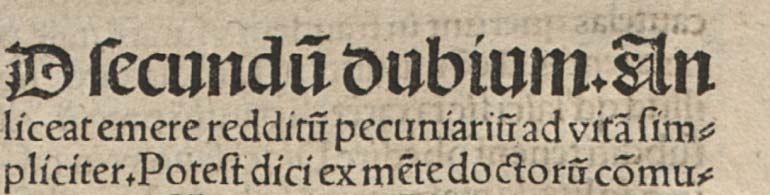
#> input picture sample/img3.png, 770 x 195 px
$ jupyter execute MulCoTBinarization.ipynb   (shell and % lines are left out)   (older library calls are emulated)
#> lines starting #> are read from the running program, lines starting #| are printed output that depends on the picture; after the words box and inside, x2 and y2 are one past the last pixel; in counts of white or black regions, pixels touching at a corner belong together
#> further down, image is the input picture: shape (195, 770, 3); mean B, G, R 138.6, 158.5, 171.9
[cell 1]
# Adaptive Method For Multi Colored Text Binarization
# Arindam Das (mr.arindam.das@gmail.com), Sandipan Chowdhury (sandipanchowdhury6@gmail.com)
# Some code from https://github.com/jasonlfunk/ocr-text-extraction

import cv2
import math
import numpy as np
import matplotlib.pyplot as plt

def image_resize(image, max_size):
#> called with max_size = 800
    if type(max_size) is list:
        if len(max_size) == 1:
            max_size = [max_size[0], max_size[0]]
    else:
        max_size = [max_size, max_size]
    size = image.shape
#> size = (195, 770, 3)
    multiplier = min(max_size[0] / size[0], max_size[1] / size[1])
#> multiplier = 1.04
    return cv2.resize(image, (math.floor(size[1] * multiplier), math.floor(size[0] * multiplier)), interpolation = cv2.INTER_AREA)
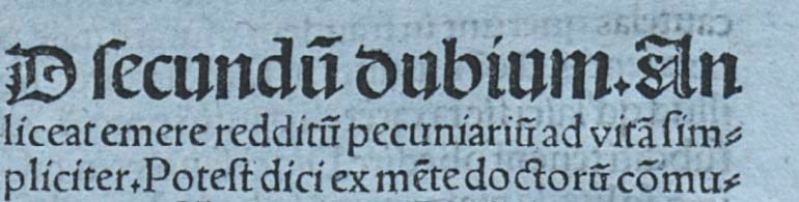
#> returned value: shape (202, 799, 3); mean of channels 0, 1, 2 171.8, 158.4, 138.4; drawn as B, G, R

def image_sharpen_color(image, constant):
#> called with constant = 20
    image = np.multiply(image, np.array([1 / constant]))
    image = np.round(image)
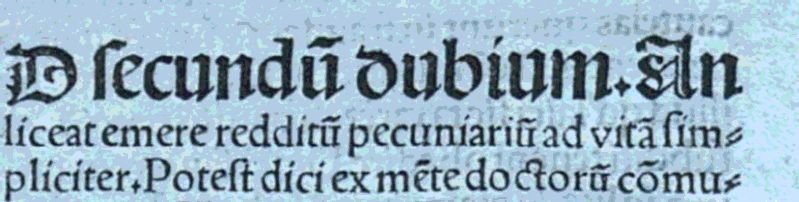
#> image: shape (202, 799, 3) float64; mean of channels 0, 1, 2 8.6, 7.94, 6.91; drawn with min black and max white
    image = np.multiply(image, np.array([constant]))
    image[image > 255] = 255
    image = np.array(image, dtype=np.uint8)
    return image

image_path = 'sample/img3.png'
image = cv2.imread(image_path)
image = cv2.cvtColor(image, cv2.COLOR_BGR2RGB)

image = image_resize(image, 800)
image = cv2.blur(image, (2, 2))
image = image_sharpen_color(image, 20)
image = cv2.blur(image, (2, 2))
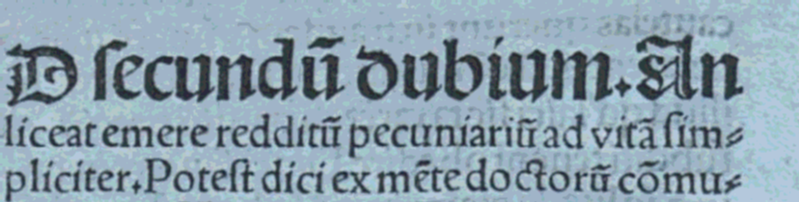
#> image: shape (202, 799, 3); mean of channels 0, 1, 2 171.9, 158.7, 138.3; drawn as B, G, R

image_height = len(image)
#> image_height = 202
image_width = len(image[0])
#> image_width = 799

plt.figure()
plt.imshow(image)

DEBUG = False

[cell 2]
# step 1. preprocessing
# canny edge detection
red, green, blue = cv2.split(image)
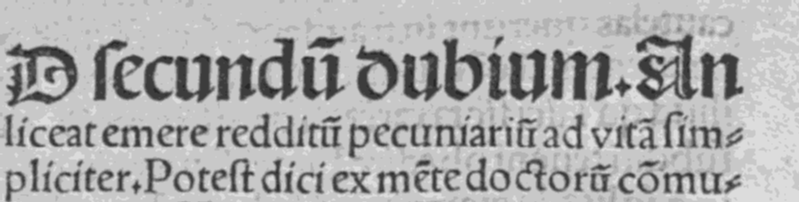
#> red: shape (202, 799); min 40, max 220, mean 171.9
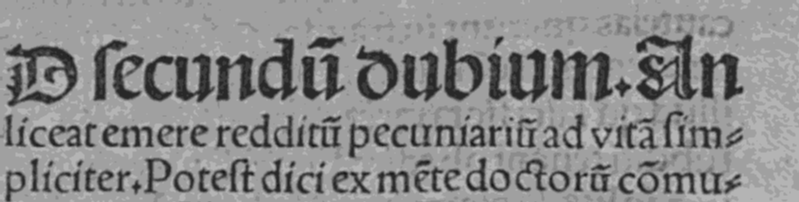
#> blue: shape (202, 799); min 25, max 200, mean 138.3

# Changes on these threshold, affect noise
threshold1 = 100
threshold2 = 100
# Run canny edge detection on each channel
blue_edges = cv2.Canny(blue, threshold1, threshold2)
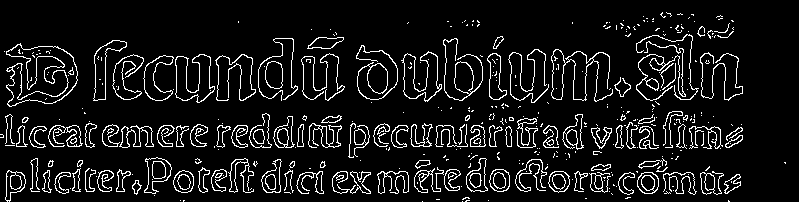
#> blue_edges: shape (202, 799); 9% white in thin lines or dots
green_edges = cv2.Canny(green, threshold1, threshold2)
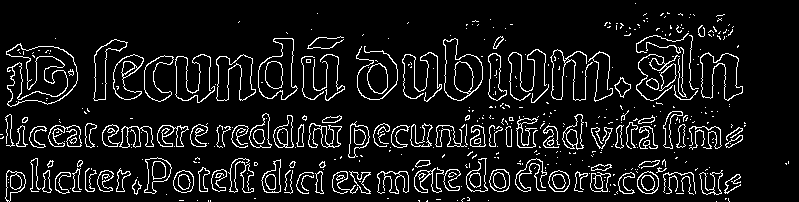
#> green_edges: shape (202, 799); 9% white in thin lines or dots
red_edges = cv2.Canny(red, threshold1, threshold2)
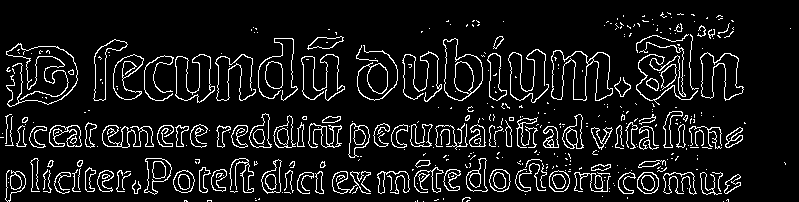
#> red_edges: shape (202, 799); 9% white in thin lines or dots

# Join edges back into image
edges = blue_edges | green_edges | red_edges
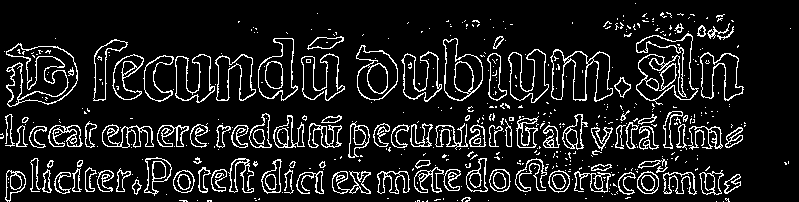
#> edges: shape (202, 799); 11.2% white in thin lines or dots

plt.figure()
plt.imshow(edges)

print('Step 1 Done')

if True:
    cv2.imwrite('edges.png', edges)

[cell 3]
if DEBUG:
    processed = edges.copy()
    rejected = edges.copy()

# smaller, accepts bigger background
MINIMUM_BOUNDARY_AREA = 20
# smaller, accepts bigger text
TEXT_AGAINST_IMAGE = 5
# bigger, accepts bigger region (formerly K parameter)
INNER_AGAINST_OUTER = 20

# Find the contours
_, contours, hierarchy = cv2.findContours(edges.copy(), cv2.RETR_TREE, cv2.CHAIN_APPROX_NONE)
#> contours = 718 contours, 479 with area under 20; largest, box (x1, y1, x2, y2) and area: (636, 33, 699, 105) 2492, (6, 43, 78, 107) 2140, (636, 35, 698, 101) 1832, (550, 49, 613, 102) 1786, (443, 38, 483, 101) 1626

class EdgeBox:
    def __init__(self, x, y, w, h, v):
        self.x = x
        self.y = y
        self.width = w
        self.height = h
        self.area = w * h
        self.valid = v and self.first_validation()
        self.descendants_index = []

    def get_boundary(self):
        return (self.x, self.y, self.width, self.height)

    def __eq__(self, other):
        return self.x == other.x and self.y == other.y and self.width == other.width and self.height == other.height

    def contains(self, other):
        if self.width >= other.width and self.height >= other.height \
            and self.x <= other.x and other.x+other.width <= self.x+self.width \
            and self.y <= other.y and other.y+other.height <= self.y+self.height:
            return True
        return False

    def first_validation(self):
        # Test it's shape - if it's too oblong or tall it's
        # probably not a real character
        if self.width / self.height < 0.1 or self.width / self.height > 5:
            if DEBUG:
                print("\t Rejected because of shape < 0.1 or > 5: ({}, {}, {}, {}) Ratio = {}"\
                    .format(self.x, self.y, self.width, self.height, self.width / self.height))
            return False

        # check size of the box
        # based on paper below 15 discarded, but to mantain punctuation
        if (self.area < 4):
            if DEBUG:
                print("\t Rejected because of size < 4: ({}, {}, {}, {}) Area = {}"\
                    .format(self.x, self.y, self.width, self.height, self.width / self.height))
            return False

        return True

# A quick test to check whether the contour is
# a connected shape
def connected(contour):
    first = contour[0][0]
    last = contour[len(contour) - 1][0]
    return abs(first[0] - last[0]) <= 1 and abs(first[1] - last[1]) <= 1

def descendants_mark(ancestor_index, valid):
    ancestor = edge_box[ancestor_index]
    for child_index in ancestor.descendants_index:
        edge_box[child_index].valid = valid

def descendants_count(ancestor_index):
    ancestor = edge_box[ancestor_index]
    area_threshold = MINIMUM_BOUNDARY_AREA
    return sum(1 if edge_box[child_index].valid and edge_box[child_index].area >= area_threshold else 0 for child_index in ancestor.descendants_index)

def descendants_area(ancestor_index):
    ancestor = edge_box[ancestor_index]
    area_threshold = MINIMUM_BOUNDARY_AREA
    result = (0, 0)
    for child_index in ancestor.descendants_index:
        if not edge_box[child_index].valid: continue
        if edge_box[child_index].area >= area_threshold:
            result = (result[0] + edge_box[child_index].area, result[1] + 1)
    return result


N = len(contours)
#> N = 718

# point 1: validation, set EB valid
edge_box = []
for index, contour in enumerate(contours):
    x, y, w, h = cv2.boundingRect(contour)
    edge_box.append(EdgeBox(x, y, w, h, connected(contour)))
#> this loop made 718 passes
#> (x, y, w, h, first in connected, last in connected) on passes 22, 39, 40: (461, 197, 10, 5, [465, 197], [466, 197]), (132, 179, 10, 16, [136, 179], [137, 180]), (132, 180, 9, 14, [135, 181], [135, 182])

index_with_area = []
for i in range(N):
    if (edge_box[i].valid):
        index_with_area.append([i, edge_box[i].area])

sorted_index_with_area = sorted(index_with_area, key=lambda x : x[1], reverse=True)
M = len(sorted_index_with_area)
for i in range(M):
    idx_i = sorted_index_with_area[i][0]
    if not edge_box[idx_i]: continue
    for j in range(i+1, M):
        idx_j = sorted_index_with_area[j][0]
        if edge_box[idx_i] == edge_box[idx_j]:
            edge_box[idx_j].valid = False
        elif edge_box[idx_i].contains(edge_box[idx_j]):
            edge_box[idx_i].descendants_index.append(idx_j)

def getDebug(xlo, ylo, xhi, yhi, index):
    x, y, w, h = edge_box[index].get_boundary()
    if xlo <= x and x+w <= xhi and ylo <= y and y+h <= yhi:
        return True
    return False

debug = False

hasChanges = True
while (hasChanges):
    hasChanges = False
    # For each valid edge box
    for index in range(N):
        if not edge_box[index].valid: continue

        valid_before = edge_box[index].valid

        if DEBUG:
            print("Processing #%d" % index)

        # point 2: If EBi(1 <= i <= N) contains more than three EBs then continue,
        # otherwise discard all the inner EBs of EBi
        if DEBUG:
            print('descendants', descendants_count(index))
        if (descendants_count(index) + 1 <= 3): # +1 for self EB
            descendants_mark(index, False)
            if DEBUG and debug:
                print(index, "point 2", edge_box[index].descendants_index)

        if (valid_before != edge_box[index].valid):
            hasChanges = True

    for index in range(N):
        if not edge_box[index].valid: continue

        valid_before = edge_box[index].valid

        # point 3: Calculate the average area of all edge boxes which are present in EBi
        total_area, count_area = descendants_area(index)
        if (edge_box[index].area >= MINIMUM_BOUNDARY_AREA and count_area > 2):
            avg_area = (float)(total_area) / count_area

            if DEBUG and debug:
                print(index, "point 3", avg_area * INNER_AGAINST_OUTER, edge_box[index].area, edge_box[index].descendants_index)

            # point 4: If the K times of average area of all inner edge boxes is still less than the area of EBi
            # then discard EB as inner edge boxes have more valid contents, otherwise discard all the inner EBs of EB .
            if (avg_area * INNER_AGAINST_OUTER < edge_box[index].area):
                edge_box[index].valid = False
            else:
                descendants_mark(index, False)
                if DEBUG and debug:
                    print(index, "point 4")

        # point 5: If the 1 ⁄ Kth time of area of input image is less than the area of EB, the EB is large
        #   enough with respect to the entire image, hence must be considered as an invalid edge box.
        if (image_width * image_height / TEXT_AGAINST_IMAGE < edge_box[index].area):
            edge_box[index].valid = False
            if DEBUG and debug:
                print(index, "point 5")

        if (valid_before != edge_box[index].valid):
            hasChanges = True

valid_index = []
for index in range(N):
    # Check the contour and it's bounding box
    if edge_box[index].valid:
        valid_index.append(index)
        if DEBUG and debug:
            print(index, 'processed', edge_box[index].x, edge_box[index].y, edge_box[index].width, edge_box[index].height, edge_box[index].area)
            cv2.rectangle(processed, (edge_box[index].x, edge_box[index].y), (edge_box[index].x + edge_box[index].width, edge_box[index].y + edge_box[index].height), (100, 100, 100), 1)
            cv2.putText(processed, str(index), (edge_box[index].x, edge_box[index].y - 5), cv2.FONT_HERSHEY_PLAIN, 1, (255, 255, 255))
    else:
        if DEBUG and debug:
            print(index, 'rejected', edge_box[index].x, edge_box[index].y, edge_box[index].width, edge_box[index].height, edge_box[index].area)
            cv2.rectangle(rejected, (edge_box[index].x, edge_box[index].y), (edge_box[index].x + edge_box[index].width, edge_box[index].y + edge_box[index].height), (100, 100, 100), 1)
            cv2.putText(rejected, str(index), (edge_box[index].x, edge_box[index].y - 5), cv2.FONT_HERSHEY_PLAIN, 1, (255, 255, 255))

print('Step 2 Done')

if DEBUG:
    cv2.imwrite('processed.png', processed)
    cv2.imwrite('rejected.png', rejected)

[cell 4]
new_image = edges.copy()
new_image.fill(255)
#> new_image: shape (202, 799); every value is 255

# step 3. Intensity Calculation and Dynamic Thresholding
image_lab = cv2.cvtColor(image, cv2.COLOR_RGB2Lab)
#> image_lab: shape (202, 799, 3); mean of channels 0, 1, 2 167.1, 129.4, 140.4

def image_lab_pixel(xx, yy):
    global image_lab, image_height, image_width
    if yy < 0 or xx < 0 or yy >= image_height or xx >= image_width:
        return [0, 0, 0]
    pixel = image_lab[yy][xx]
    return pixel

for index in valid_index:
    x_, y_, width, height = edge_box[index].get_boundary()
    twelve_comp = []
    """
    for i in range(x_ - 1, x_ + width + 1):
        twelve_comp.append(image_lab_pixel(i, y_ - 1))
        twelve_comp.append(image_lab_pixel(i, y_ + height))
    for i in range(y_, y_ + height):
        twelve_comp.append(image_lab_pixel(x_ - 1, i))
        twelve_comp.append(image_lab_pixel(x_ + width, i))
    """
    twelve_comp.extend(
        [
            # bottom left corner 3 pixels
            image_lab_pixel(x_ - 1, y_ - 1),
            image_lab_pixel(x_ - 1, y_),
            image_lab_pixel(x_, y_ - 1),

            # bottom right corner 3 pixels
            image_lab_pixel(x_ + width + 1, y_ - 1),
            image_lab_pixel(x_ + width, y_ - 1),
            image_lab_pixel(x_ + width + 1, y_),

            # top left corner 3 pixels
            image_lab_pixel(x_ - 1, y_ + height + 1),
            image_lab_pixel(x_ - 1, y_ + height),
            image_lab_pixel(x_, y_ + height + 1),

            # top right corner 3 pixels
            image_lab_pixel(x_ + width + 1, y_ + height + 1),
            image_lab_pixel(x_ + width, y_ + height + 1),
            image_lab_pixel(x_ + width + 1, y_ + height)
        ])

    # background
    B = np.median(twelve_comp, axis=0)

    # threshold
    pixels = []
    for h in range(height):
        for w in range(width):
            pixels.append(image_lab_pixel(x_ + w, y_ + h))
    pixel_max = np.max(pixels, axis=0)
    pixel_min = np.min(pixels, axis=0)
    T = sum(pixel_max - pixel_min) / 3
    for h in range(height):
        for w in range(width):
            pixel = image_lab_pixel(x_ + w, y_ + h)
            dE = np.array(pixel) - B
            dE = math.sqrt(sum(dE * dE))
            if dE >= T:
                new_image[y_ + h][x_ + w] = 0
#> this loop made 249 passes
#> index on passes 1 to 3: 6, 7, 9
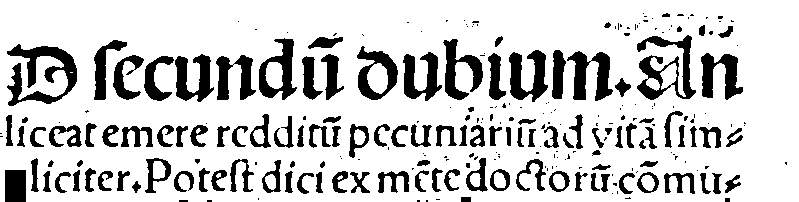
#> new_image: shape (202, 799); 80.1% white; 263 black regions (142 under 20 px), largest, box (x1, y1, x2, y2) and area: (7, 44, 77, 106) 1910, (637, 35, 696, 100) 1551, (567, 51, 613, 101) 1189

cv2.imwrite('result.png', new_image)

print('Step 3 Done')

plt.figure()
plt.imshow(new_image)

$ run again, with sample/img2.png copied over sample/img3.png
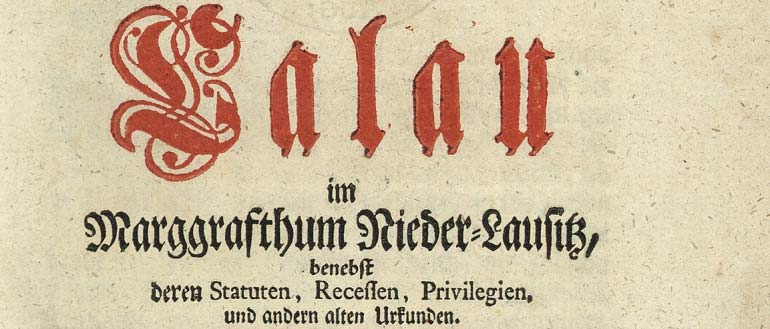
#> input picture sample/img2.png, 770 x 329 px
#> image is the input picture: shape (329, 770, 3); mean B, G, R 160.2, 188.7, 207.4
#> image_height = 341
#> image_width = 799
#> `blue_edges = cv2.Canny(blue, threshold1, threshold2)`:
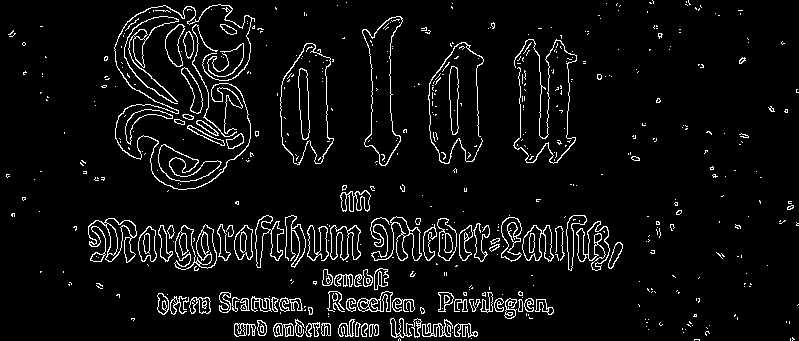
#> blue_edges: shape (341, 799); 5.8% white in thin lines or dots
#> green_edges: shape (341, 799); 5.7% white in thin lines or dots
#> red_edges: shape (341, 799); 6% white in thin lines or dots
#> edges: shape (341, 799); 7.1% white in thin lines or dots
#> contours = 1013 contours, 766 with area under 20; largest, box (x1, y1, x2, y2) and area: (114, 4, 255, 190) 18054, (114, 4, 252, 190) 17496, (512, 39, 577, 164) 4837, (428, 42, 484, 164) 4748, (428, 42, 484, 164) 4597
#> N = 1013
#> the loop `for index, contour in enumerate(contours):` made 1013 passes
#> (x, y, w, h, first in connected, last in connected) on passes 8, 12, 16: (693, 338, 7, 3, [694, 338], [695, 338]), (789, 337, 6, 4, [790, 337], [791, 337]), (704, 331, 6, 5, [706, 331], [707, 331])
#> image_lab: shape (341, 799, 3); mean of channels 0, 1, 2 197.5, 130.4, 145.5
#> the loop `for index in valid_index:` made 281 passes
#> index on passes 1 to 3: 7, 9, 10
#> after the loop `for index in valid_index:`:
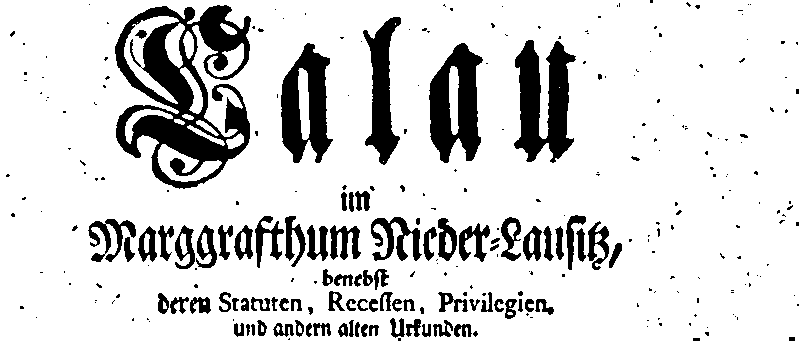
#> new_image: shape (341, 799); 84% white; 289 black regions (195 under 20 px), largest, box (x1, y1, x2, y2) and area: (115, 5, 251, 189) 11711, (514, 40, 576, 163) 4483, (429, 43, 483, 163) 3946
